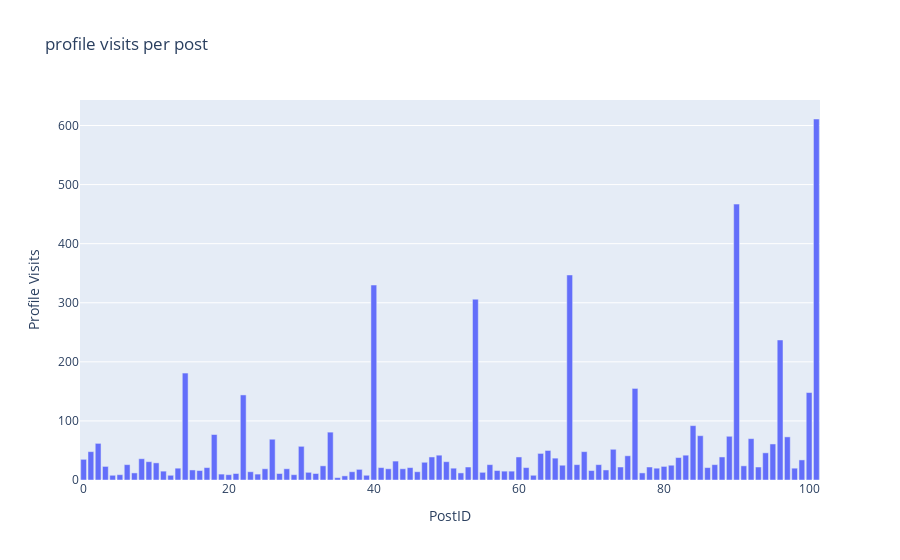

The code cell stored with this chart in its notebook:
### Markdown cell above
5. Which posts drove the most visitors to the account?

### Code cell
df['PostID'] = df.index  # creat id for every post

px.bar(df, x='PostID', y='Profile Visits', title='profile visits per post')

### Figure 1 — Plotly figure (JSON) as saved in the notebook; plotly's stock layout.template omitted (floating-point values rounded to 4 significant figures)
{"data": [{"alignmentgroup": "True", "hovertemplate": "PostID=%{x}<br>Profile Visits=%{y}<extra></extra>", "legendgroup": "", "marker": {"color": "#636efa", "pattern": {"shape": ""}}, "name": "", "offsetgroup": "", "orientation": "v", "showlegend": false, "textposition": "auto", "type": "bar", "x": [0, 1, 2, 3, 4, 5, 6, 7, 8, 9, 10, 11, 12, 13, 14, 15, 16, 17, 18, 19, 20, 21, 22, 23, 24, 25, 26, 27, 28, 29, 30, 31, 32, 33, 34, 35, 36, 37, 38, 39, 40, 41, 42, 43, 44, 45, 46, 47, 48, 49, 50, 51, 52, 53, 54, 55, 56, 57, 58, 59, 60, 61, 62, 63, 64, 65, 66, 67, 68, 69, 70, 71, 72, 73, 74, 75, 76, 77, 78, 79, 80, 81, 82, 83, 84, 85, 86, 87, 88, 89, 90, 91, 92, 93, 94, 95, 96, 97, 98, 99, 100, 101], "xaxis": "x", "y": [35, 48, 62, 23, 8, 9, 26, 12, 36, 31, 29, 15, 8, 20, 181, 17, 16, 21, 77, 10, 9, 11, 144, 14, 10, 19, 69, 11, 19, 9, 57, 13, 11, 24, 81, 4, 7, 14, 18, 8, 330, 21, 19, 32, 19, 21, 14, 30, 39, 42, 31, 20, 12, 22, 306, 13, 26, 16, 15, 15, 39, 21, 8, 45, 50, 37, 25, 347, 26, 48, 16, 26, 17, 52, 22, 41, 155, 12, 22, 20, 23, 25, 38, 42, 92, 75, 21, 26, 39, 74, 467, 24, 70, 22, 46, 61, 237, 73, 20, 34, 148, 611], "yaxis": "y"}], "layout": {"autosize": true, "barmode": "relative", "legend": {"tracegroupgap": 0}, "title": {"text": "profile visits per post"}, "xaxis": {"anchor": "y", "autorange": true, "domain": [0, 1], "range": [-0.5, 101.5], "title": {"text": "PostID"}, "type": "linear"}, "yaxis": {"anchor": "x", "autorange": true, "domain": [0, 1], "range": [0, 643.2], "title": {"text": "Profile Visits"}, "type": "linear"}}}
